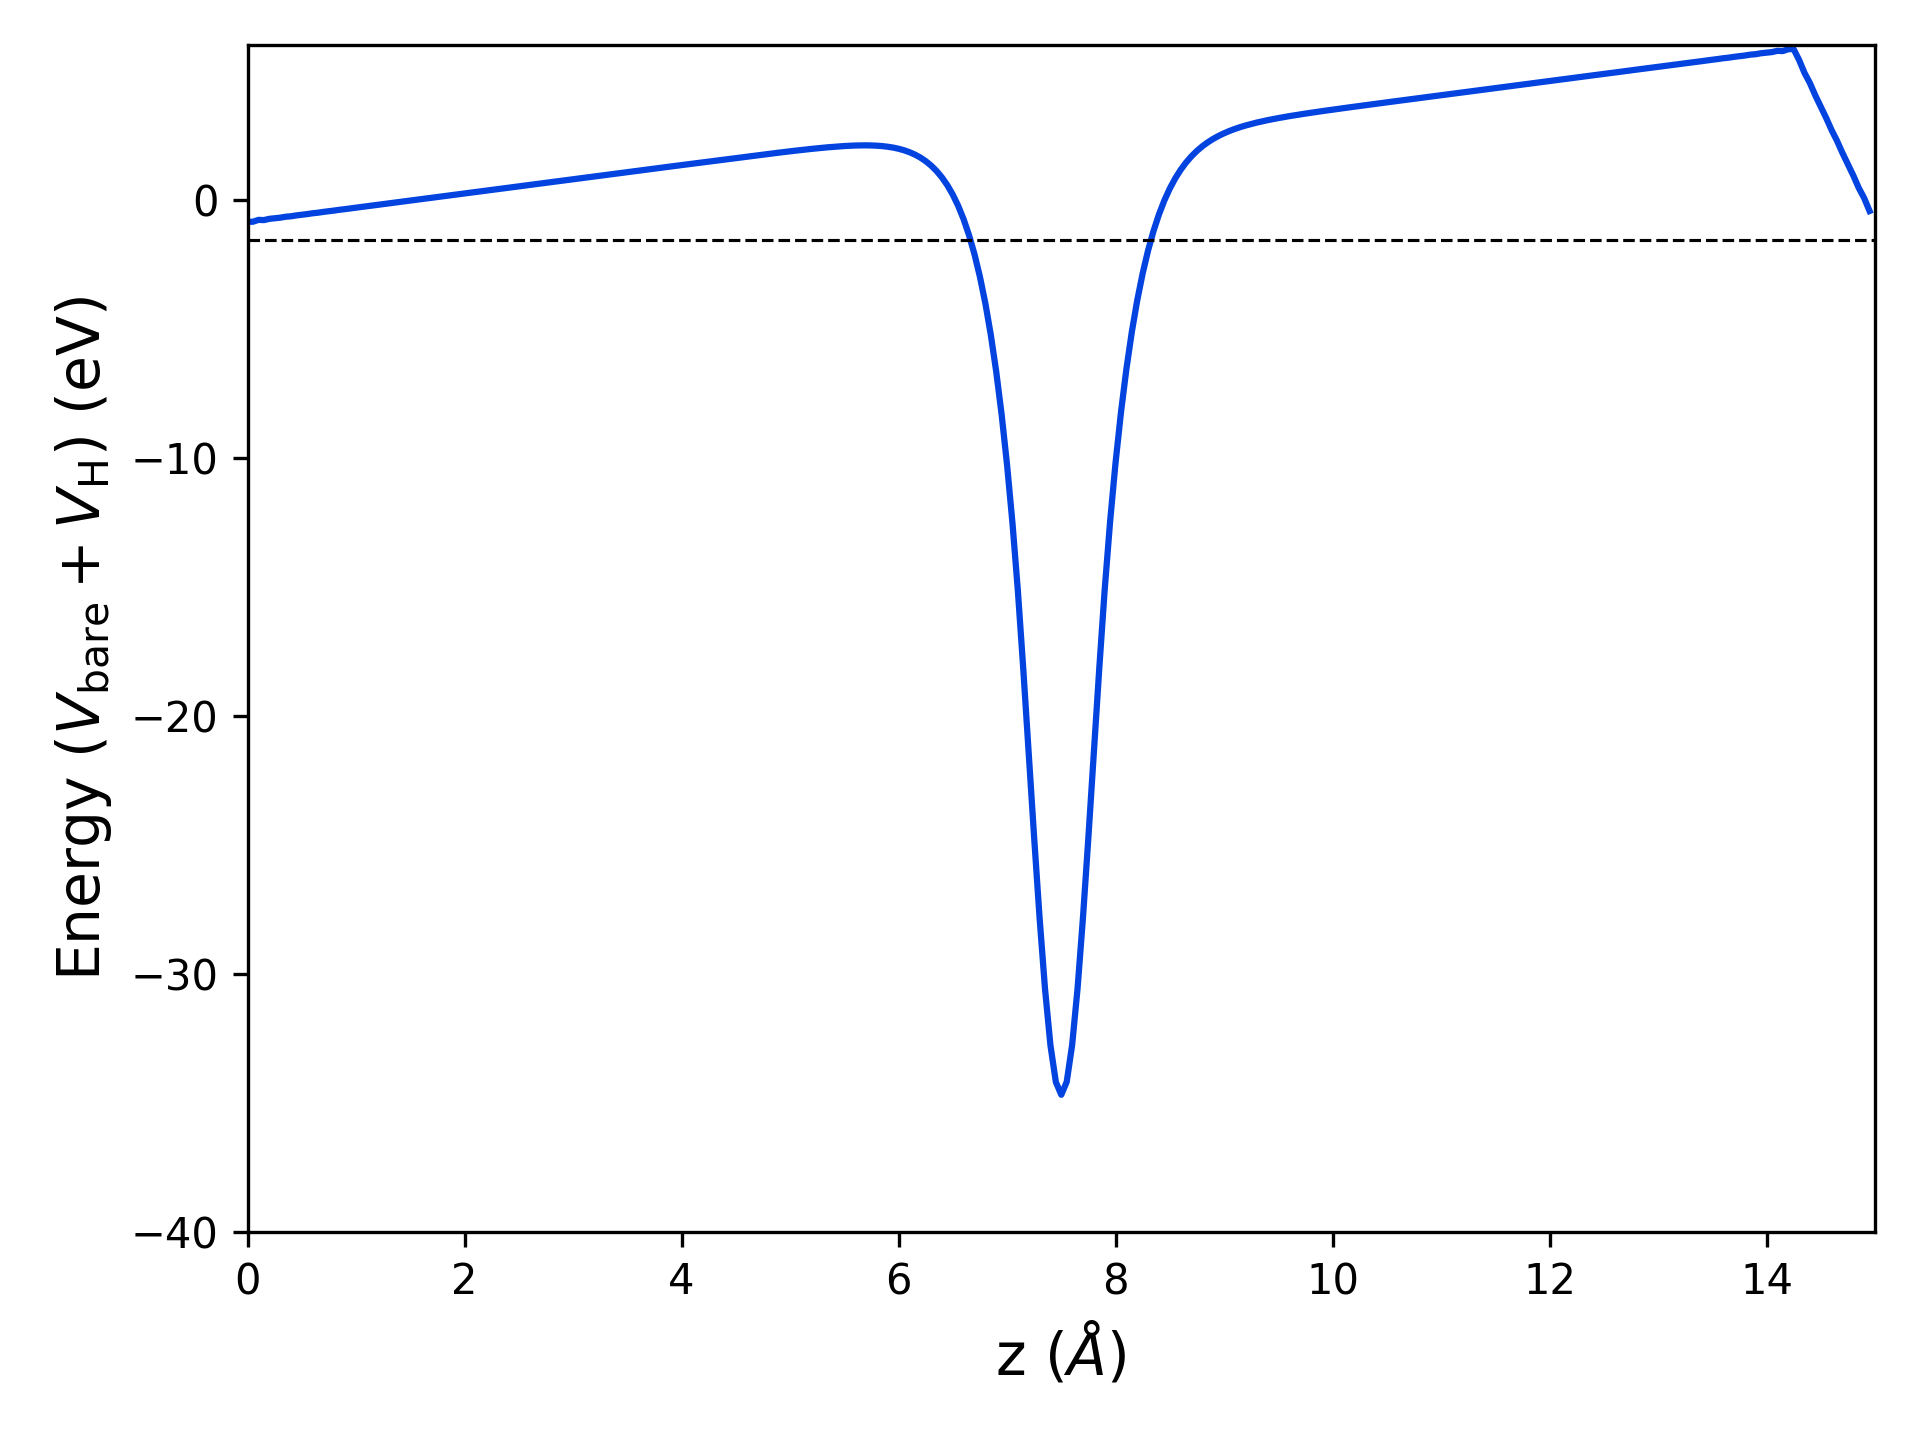

Source code (Python):
import matplotlib.pyplot as plt
import numpy as np

# Load data
z, V = np.loadtxt('avg.dat', usecols=(0,1), unpack=True)

au2a = 0.529177249 # Convert a.u. to Angstrom
ry2ev = 13.605698066 # Convert Ry to eV


plt.plot(z*au2a, V*ry2ev, c='xkcd:blue')

#plt.plot(z*au2a, V, c='xkcd:blue')

# Plot a dashed line at zero
plt.axhline(-1.55313927, linestyle='--', linewidth=0.75, color='xkcd:black')

plt.xlim(0, 15)
plt.ylim(-40, 6)

#plt.ylim(-4, 4)

plt.xlabel('z ($\\AA$)', fontsize=14)
plt.ylabel(r'Energy ($V_{\mathrm{bare}} + V_{\mathrm{H}}$) (eV)', fontsize=14)

#plt.ylabel(r'Energy ($V_{\mathrm{bare}} + V_{\mathrm{H}}$) (Ry)', fontsize=14)

plt.tight_layout()
plt.savefig('potential.png', dpi=300)
